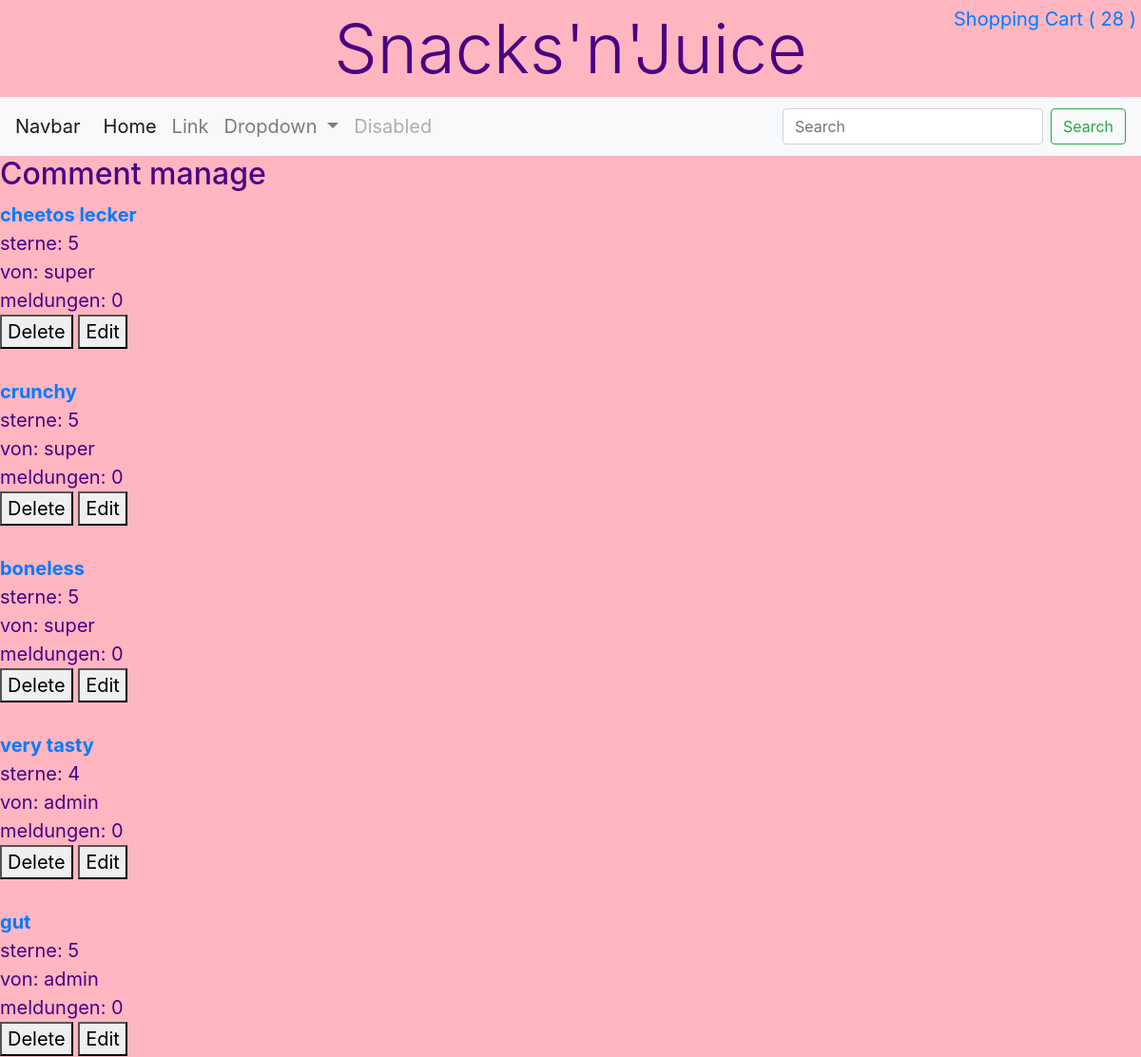
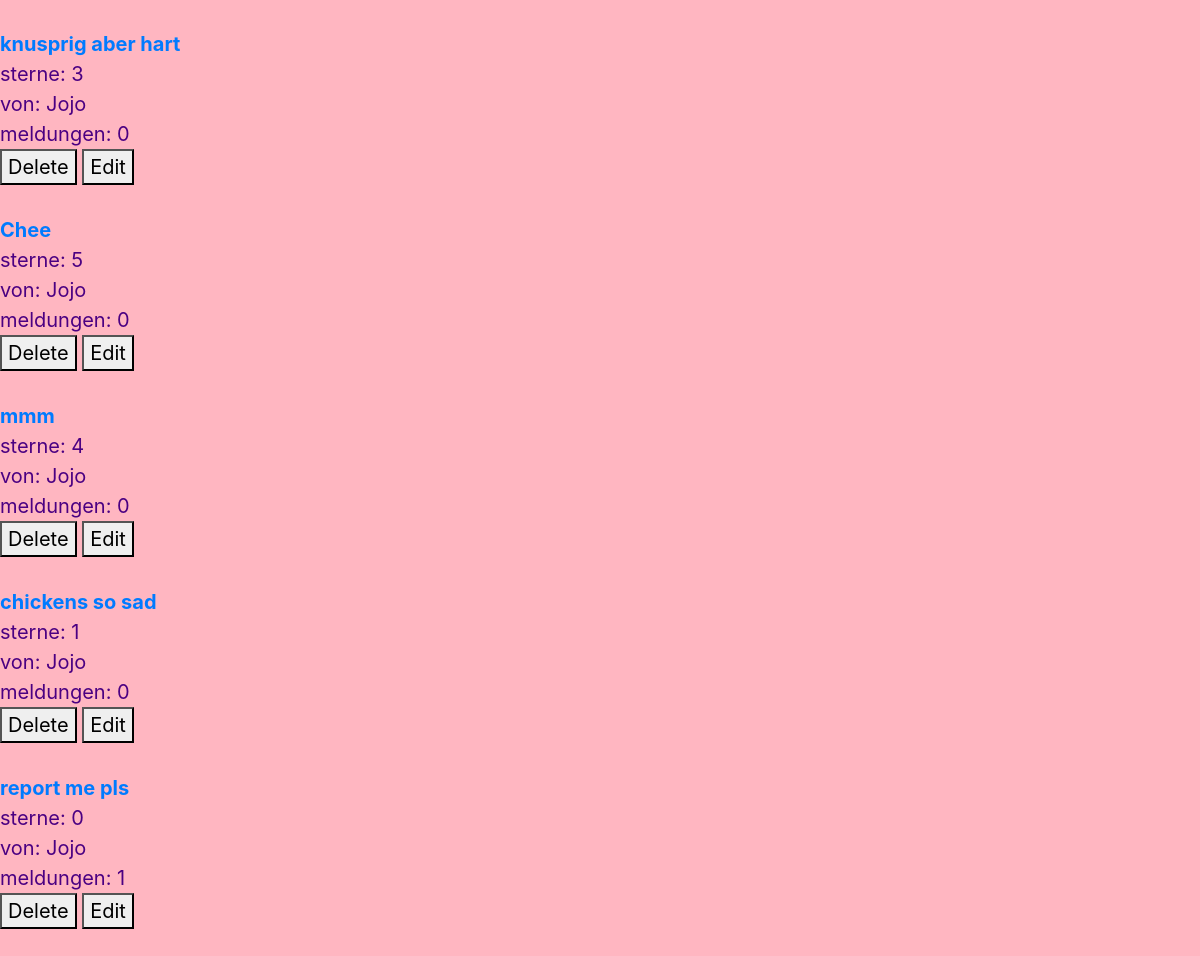
Screenshot of /customerservice/manage/comment/ (signed in) with the database file from the repository (2 pictures, top to bottom).
### Useradmin/models.py (models this page shows, shortened)
class MyUser(AbstractUser):
    USER_TYPES = [
        ('SU', 'superuser'),
        ('CS', 'customer service'),
        ('CU', 'customer'),
    ]
    date_of_birth = models.DateField(default=get_date_20_years_ago())  # Default is 20 years old
    profile_picture = models.ImageField(upload_to='profile_pictures/', blank=True, null=True)
    some_file = models.FileField(upload_to='uploaded_files/', blank=True, null=True)
    type = models.CharField(max_length=2,
                            choices=USER_TYPES,
                            default='CU')
    def is_superuser_or_staff(self):
        return self.is_superuser or self.is_staff
    def can_delete(self):
        return self.is_superuser_or_staff()
    def count_shopping_cart_items(self):
        count = 0
        if self.is_authenticated:
            shopping_carts = ShoppingCart.objects.filter(benutzer=self)
            if shopping_carts:
                shopping_cart = shopping_carts.first()
                count = shopping_cart.get_number_of_items()
        return count

### Shoppingcart/models.py (models this page shows, shortened)
class ShoppingCart(models.Model):
    zeitstempel = models.DateTimeField(default=timezone.now)
    benutzer = models.ForeignKey(settings.AUTH_USER_MODEL,
                                 on_delete=models.CASCADE,
                                 )
    def get_number_of_items(self):
        number_of_items = 0
        shopping_cart_items = ShoppingCartItem.objects.filter(shopping_cart=self)
        for item in shopping_cart_items:
            number_of_items += item.menge
        return number_of_items

class ShoppingCartItem(models.Model):
    produkt_id = models.IntegerField()
    produkt_name = models.CharField(max_length=100)
    preis = models.DecimalField(decimal_places=2, max_digits=10)
    menge = models.IntegerField(default=1, validators=[MinValueValidator(1)])
    shopping_cart = models.ForeignKey(ShoppingCart,
                                      on_delete=models.CASCADE,
                                      )

### Snacks/models.py (models this page shows, shortened)
class Comment(models.Model):
    STERN_BEWERTUNG = [tuple([x,x]) for x in range(0,6)]
    text = models.TextField(max_length=500)
    sternbewertung = models.IntegerField(choices=STERN_BEWERTUNG, default=5)
    poster = models.ForeignKey(settings.AUTH_USER_MODEL,
                               on_delete=models.CASCADE,
                               related_name='Poster',
                               related_query_name='Posters'
                               )
    timestamp = models.DateTimeField(auto_now_add=True)
    snack = models.ForeignKey(Snack, on_delete=models.CASCADE)
    class Meta:
        ordering = ['timestamp']
        verbose_name = 'Comment'
        verbose_name_plural = 'Comments'
    def get_reports_count(self):
        reports = Report.objects.filter(comment=self)
        return len(reports)

### Customerservice/views.py (the view)
# urls.py: path('manage/comment/', views.comment_manage_view, name='comment-manage'),
def comment_manage_view(request):
    all_the_comments = Comment.objects.all()
    can_delete = False
    myuser = request.user
    if not myuser.is_anonymous:
        can_delete = myuser.can_delete()
    context = {
        'all_the_comments': all_the_comments,
        'can_delete': can_delete}
    if request.method == 'POST' and can_delete:
        if 'delete' in request.POST:
            return redirect('snack-delete', request.POST['comment_id'])
        elif 'edit' in request.POST:
            return redirect('comment-edit-cs', request.POST['comment_id'])
    return render(request, 'comment-manage.html', context)

### Customerservice/templates/comment-manage.html (shortened to what this page needs)
{% extends 'home.html' %}
{% load static %}
{% block logged_in_content %}
<h2>Comment manage</h2>
    {% for comment in all_the_comments %}
        <a href="{% url 'snack-detail' comment.snack.id %}"><b>{{  comment.text }}</b></a><br>
        sterne: {{ comment.sternbewertung }}<br>von: {{ comment.poster.username }}<br>meldungen: {{ comment.get_reports_count  }}
        <br>
        {% if can_delete %}
            <form method="POST">
                <button type="submit" name="delete">Delete</button>
                <button type="submit" name="edit">Edit</button>
            </form>
        {% endif %}
        <br>
    {% endfor %}
    <br>
{% endblock %}

### templates/home.html (shortened to what this page needs)
{% extends "base.html" %}
{% load static %}
{% block css %}
    <link rel="stylesheet" type="text/css" href="{% static 'css/home_style.css' %}">
{% endblock %}
{% block header %}
    <div class="mw-100 d-flex justify-content-between">
        <div class="display-3 text-center py-2 mx-auto">Snacks'n'Juice</div>
        <a class="position-fixed" style="right: 0.25em; top: 0.25em;" href="{% url 'shopping-cart-show' %}">
            Shopping Cart (
            {% if user.is_authenticated %}
                {{ request.user.count_shopping_cart_items }}
            {% else %}
                0
            {% endif %}
            )
        </a>
    </div>
    <nav class="navbar navbar-expand-lg navbar-light bg-light">
      <a class="navbar-brand" href="#">Navbar</a>
      <div class="collapse navbar-collapse" id="navbarSupportedContent">
        <ul class="navbar-nav mr-auto">
          <li class="nav-item active">
            <a class="nav-link" href="#">Home <span class="sr-only">(current)</span></a>
          </li>
          <li class="nav-item">
            <a class="nav-link" href="#">Link</a>
          </li>
          <li class="nav-item dropdown">
            <a class="nav-link dropdown-toggle" href="#" id="navbarDropdown" role="button" data-toggle="dropdown" aria-haspopup="true" aria-expanded="false">
              Dropdown
            </a>
          </li>
          <li class="nav-item">
            <a class="nav-link disabled" href="#" tabindex="-1" aria-disabled="true">Disabled</a>
          </li>
        </ul>
        <form class="form-inline my-2 my-lg-0">
          <input class="form-control mr-sm-2" type="search" placeholder="Search" aria-label="Search">
          <button class="btn btn-outline-success my-2 my-sm-0" type="submit">Search</button>
        </form>
      </div>
    </nav>
{% endblock %}
{% block content %}
    {% if user.is_authenticated %}
        {% block logged_in_content %}{% endblock %}
    {% endif %}
{% endblock %}

### static/css/home_style.css (style rules this page uses)
*, *::after, *::before { box-sizing: border-box; }
body { font-size: 20px; color: indigo; background: lightpink; }

### rows the page displays
MyUser: user.count_shopping_cart_items "28"
Comment: text "cheetos lecker", sternbewertung "5", poster.username "super", get_reports_count "0"
Comment: text "crunchy", sternbewertung "5", poster.username "super", get_reports_count "0"
Comment: text "boneless", sternbewertung "5", poster.username "super", get_reports_count "0"
Comment: text "very tasty", sternbewertung "4", poster.username "admin", get_reports_count "0"
Comment: text "gut", sternbewertung "5", poster.username "admin", get_reports_count "0"
Comment: text "knusprig aber hart", sternbewertung "3", poster.username "Jojo", get_reports_count "0"
Comment: text "Chee", sternbewertung "5", poster.username "Jojo", get_reports_count "0"
Comment: text "mmm", sternbewertung "4", poster.username "Jojo", get_reports_count "0"
Comment: text "chickens so sad", sternbewertung "1", poster.username "Jojo", get_reports_count "0"
Comment: text "report me pls", sternbewertung "0", poster.username "Jojo", get_reports_count "1"
